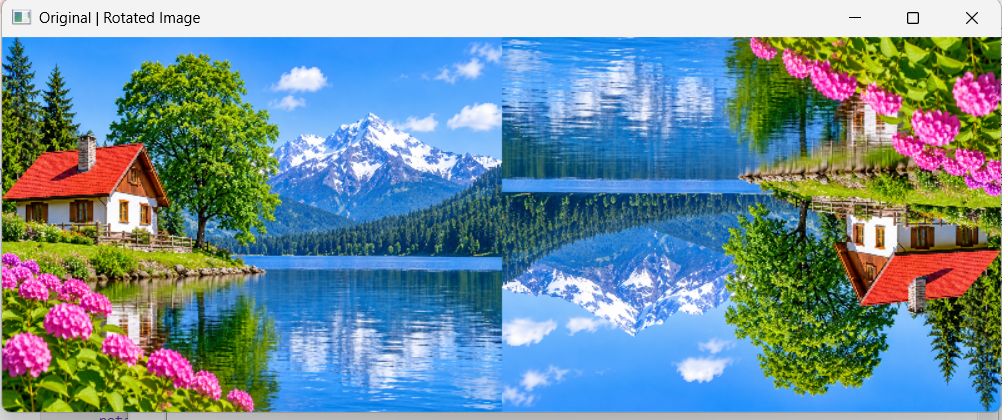
#> input picture exp.11.png, 1002 x 420 px
$ python '18. Image Cropping, Copying and Pasting (ROI).py'
#> lines starting #> are read from the running program, lines starting #| are printed output that depends on the picture; after the words box and inside, x2 and y2 are one past the last pixel; in counts of white or black regions, pixels touching at a corner belong together
import cv2
import numpy as np
from tkinter import Tk, filedialog

root = Tk()
root.withdraw()

path = filedialog.askopenfilename()
#> the answer given: exp.11.png
img = cv2.imread(path)
#> img is the input picture: shape (420, 1002, 3); mean B, G, R 152.9, 141.6, 111.8

if img is not None:
    output = img.copy()

    h, w = img.shape[:2]
#> h = 420; w = 1002

    roi = img[50:200, 50:200]
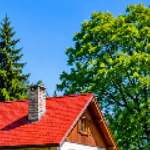
#> roi: shape (150, 150, 3); mean B, G, R 100.2, 109.5, 97.5
    roi = cv2.resize(roi, (150, 150))

    if h >= 350 and w >= 350:
        output[200:350, 200:350] = roi
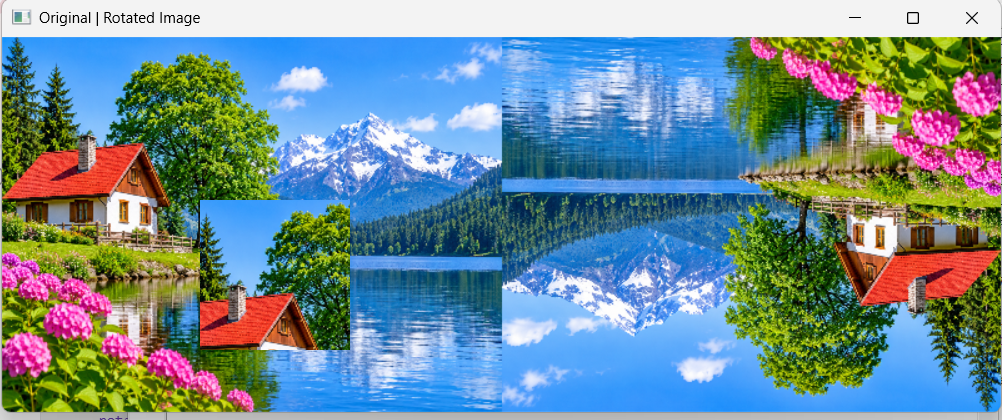
#> output: shape (420, 1002, 3); 5.35% of pixels changed, all inside (x1, y1, x2, y2) = (200, 200, 350, 350)

    img = cv2.resize(img, (400, 300))
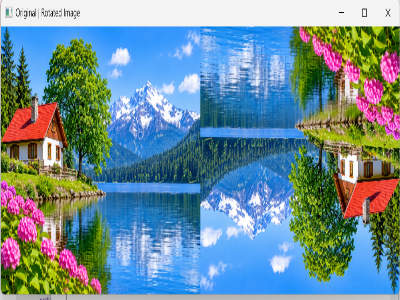
#> img: shape (300, 400, 3); mean B, G, R 152.8, 141.6, 111.7
    output = cv2.resize(output, (400, 300))
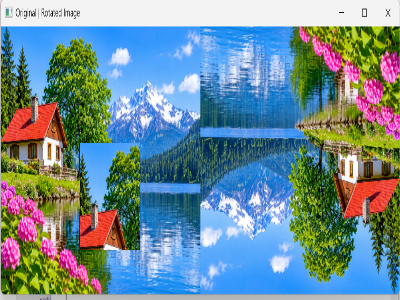
#> output: shape (300, 400, 3); mean B, G, R 150.7, 141, 113.5

    result = np.hstack((img, output))
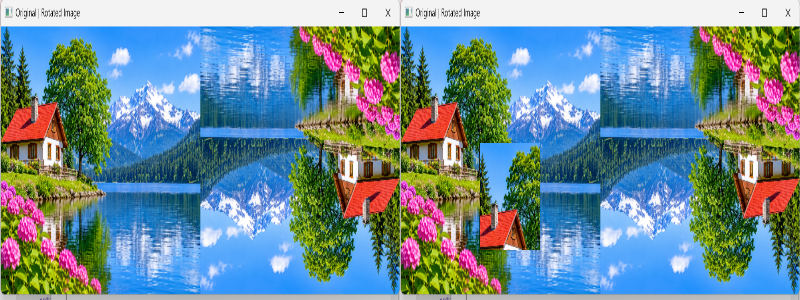
#> result: shape (300, 800, 3); mean B, G, R 151.8, 141.3, 112.6
    cv2.imshow('Original | ROI Copy and Paste', result)

    cv2.waitKey(0)
    cv2.destroyAllWindows()
else:
    print("Image not selected!")

$ run again, on exp.13.png
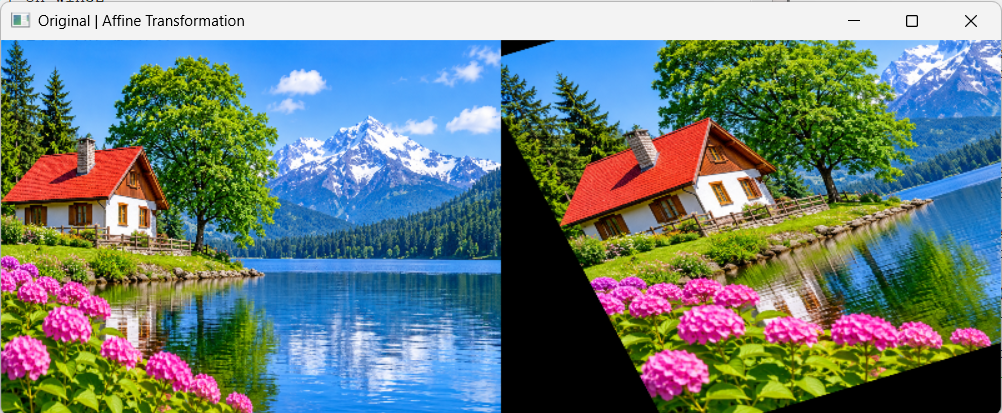
#> input picture exp.13.png, 1002 x 413 px
#> img is the input picture: shape (413, 1002, 3); mean B, G, R 123.3, 126, 107.7
#> img: shape (300, 400, 3)
#> `output = cv2.resize(output, (400, 300))`:
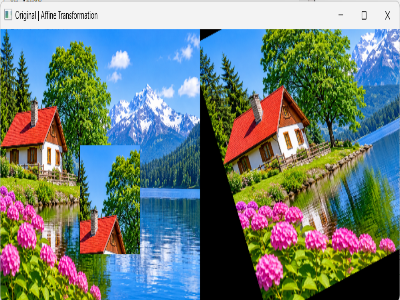
#> output: shape (300, 400, 3); mean B, G, R 121.1, 125.4, 109.4
#> `result = np.hstack((img, output))`:
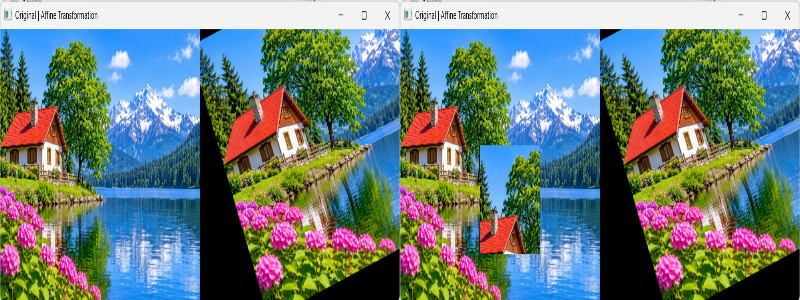
#> result: shape (300, 800, 3); mean B, G, R 122.1, 125.7, 108.5
